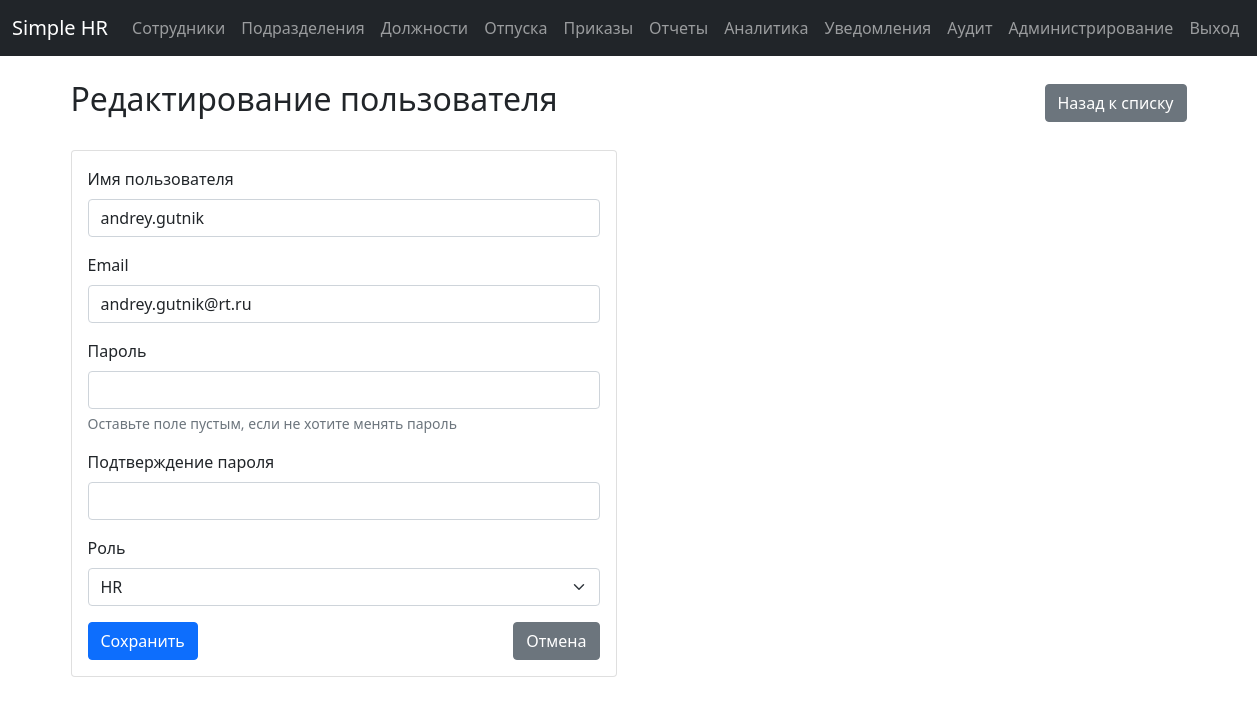
The app's page /admin/users/edit/3 (signed in), older data.
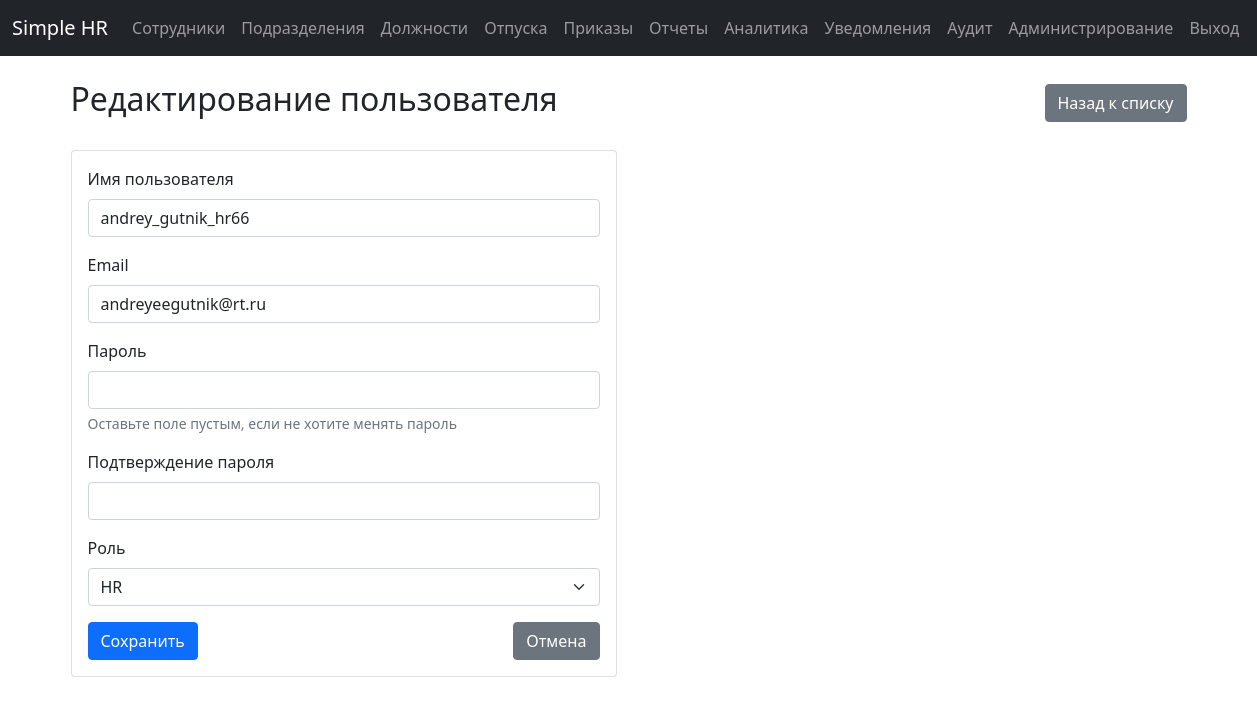
The same page, newer data.
### app/models.py (models this page shows, shortened)
class User(UserMixin, db.Model):
    id = db.Column(db.Integer, primary_key=True)
    username = db.Column(db.String(80), unique=True, nullable=False, index=True)
    email = db.Column(db.String(120), unique=True, nullable=False, index=True)
    password_hash = db.Column(db.String(256), nullable=False)
    role = db.Column(db.String(20), nullable=False, index=True)  # 'admin' or 'hr'
    active = db.Column(db.Boolean, default=True, nullable=False, name='is_active')
    created_at = db.Column(db.DateTime, default=datetime.utcnow, index=True)
    last_login = db.Column(db.DateTime, index=True)
    reset_token = db.Column(db.String(100), unique=True, nullable=True)
    reset_token_expires = db.Column(db.DateTime, nullable=True)
    __table_args__ = (
        db.Index('idx_user_role_active', 'role', 'is_active'),
    )
    def is_admin(self):
        return self.role == 'admin'

### app/routes/admin.py (the view, shortened to what this page needs)
@bp.route('/users/edit/<int:id>', methods=['GET', 'POST'])
@login_required
@admin_required
def edit_user(id):
    user = User.query.get_or_404(id)
    if user.id == current_user.id:
        flash('Вы не можете редактировать自己的 профиль через панель администратора')
        return redirect(url_for('admin.list_users'))
    form = UserForm(obj=user)
    if request.method == 'GET':
        form.password.data = ''
    return render_template('admin/users/form.html', form=form, user=user)

### app/forms.py (shortened to what this page needs)
class UserForm(FlaskForm):
    username = StringField('Имя пользователя', validators=[DataRequired(), Length(min=3, max=80)])
    email = EmailField('Email', validators=[DataRequired(), Email(), Length(max=120)])
    password = PasswordField('Пароль', validators=[Optional(), Length(min=6)])
    password2 = PasswordField('Подтверждение пароля',
                             validators=[Optional(), EqualTo('password', message='Пароли должны совпадать')])
    role = SelectField('Роль', choices=[('hr', 'HR'), ('admin', 'Администратор')], validators=[DataRequired()])
    submit = SubmitField('Сохранить')
    def __init__(self, original_username=None, original_email=None, *args, **kwargs):
        super(UserForm, self).__init__(*args, **kwargs)
        self.original_username = original_username
        self.original_email = original_email

### app/templates/admin/users/form.html (shortened to what this page needs)
{% extends "base.html" %}
{% block content %}
<div class="d-flex justify-content-between align-items-center mb-4">
    <h2>{% if user %}Редактирование пользователя{% else %}Создание пользователя{% endif %}</h2>
    <a href="{{ url_for('admin.list_users') }}" class="btn btn-secondary">Назад к списку</a>
</div>
<div class="row">
    <div class="col-md-6">
        <div class="card">
            <div class="card-body">
                <form method="POST">
                    <div class="mb-3">
                        {{ form.username.label(class="form-label") }}
                        {{ form.username(class="form-control" + (" is-invalid" if form.username.errors else "")) }}
                    </div>
                    <div class="mb-3">
                        {{ form.email.label(class="form-label") }}
                        {{ form.email(class="form-control" + (" is-invalid" if form.email.errors else "")) }}
                    </div>
                    <div class="mb-3">
                        {{ form.password.label(class="form-label") }}
                        {{ form.password(class="form-control" + (" is-invalid" if form.password.errors else "")) }}
                        {% if user %}
                        <div class="form-text">Оставьте поле пустым, если не хотите менять пароль</div>
                        {% endif %}
                    </div>
                    <div class="mb-3">
                        {{ form.password2.label(class="form-label") }}
                        {{ form.password2(class="form-control" + (" is-invalid" if form.password2.errors else "")) }}
                    </div>
                    <div class="mb-3">
                        {{ form.role.label(class="form-label") }}
                        {{ form.role(class="form-select" + (" is-invalid" if form.role.errors else "")) }}
                    </div>
                    <div class="d-flex justify-content-between">
                        {{ form.submit(class="btn btn-primary") }}
                        <a href="{{ url_for('admin.list_users') }}" class="btn btn-secondary">Отмена</a>
                    </div>
                </form>
            </div>
        </div>
    </div>
</div>
{% endblock %}

Row changes from the older to the newer data that the page shows:
changed User "HR": username "andrey.gutnik" → "andrey_gutnik_hr66"; email "andrey.gutnik@rt.ru" → "andreyeegutnik@rt.ru"
